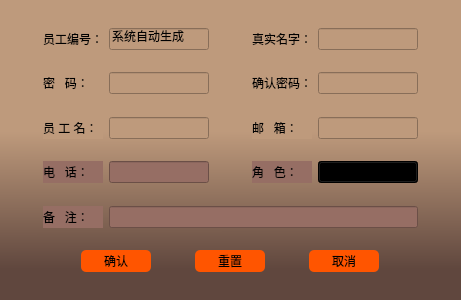
<?xml version="1.0" encoding="UTF-8"?>
<ui version="4.0">
 <class>add_staff</class>
 <widget class="QWidget" name="add_staff">
  <property name="geometry">
   <rect>
    <x>0</x>
    <y>0</y>
    <width>461</width>
    <height>300</height>
   </rect>
  </property>
  <property name="windowTitle">
   <string>Form</string>
  </property>
  <property name="windowIcon">
   <iconset>
    <normalon>:/qt 图标/新增.jpg</normalon>
   </iconset>
  </property>
  <property name="styleSheet">
   <string notr="true">font: 75 12pt &quot;楷体&quot;;
background-color: qlineargradient(spread:pad, x1:0.500273, y1:0.438, x2:0.500727, y2:0.909, stop:0 rgba(190, 154, 124, 255), stop:0.971591 rgba(96, 71, 62, 255));
color:rgb(0, 0, 0)</string>
  </property>
  <layout class="QGridLayout" name="gridLayout">
   <item row="8" column="1">
    <widget class="QLabel" name="label">
     <property name="styleSheet">
      <string notr="true">background-color:rgb(150, 110, 100, 255);</string>
     </property>
     <property name="text">
      <string>电   话：</string>
     </property>
    </widget>
   </item>
   <item row="13" column="2">
    <spacer name="verticalSpacer_5">
     <property name="orientation">
      <enum>Qt::Vertical</enum>
     </property>
     <property name="sizeHint" stdset="0">
      <size>
       <width>20</width>
       <height>40</height>
      </size>
     </property>
    </spacer>
   </item>
   <item row="0" column="2">
    <spacer name="verticalSpacer_4">
     <property name="orientation">
      <enum>Qt::Vertical</enum>
     </property>
     <property name="sizeHint" stdset="0">
      <size>
       <width>20</width>
       <height>40</height>
      </size>
     </property>
    </spacer>
   </item>
   <item row="3" column="2">
    <spacer name="verticalSpacer_3">
     <property name="orientation">
      <enum>Qt::Vertical</enum>
     </property>
     <property name="sizeHint" stdset="0">
      <size>
       <width>20</width>
       <height>40</height>
      </size>
     </property>
    </spacer>
   </item>
   <item row="1" column="0">
    <spacer name="horizontalSpacer_2">
     <property name="orientation">
      <enum>Qt::Horizontal</enum>
     </property>
     <property name="sizeHint" stdset="0">
      <size>
       <width>40</width>
       <height>20</height>
      </size>
     </property>
    </spacer>
   </item>
   <item row="4" column="1">
    <widget class="QLabel" name="label_6">
     <property name="styleSheet">
      <string notr="true">background-color:rgb(190, 154, 124, 255);</string>
     </property>
     <property name="text">
      <string>密   码：</string>
     </property>
    </widget>
   </item>
   <item row="4" column="4">
    <widget class="QLabel" name="label_7">
     <property name="styleSheet">
      <string notr="true">background-color:rgb(190, 154, 124, 255);</string>
     </property>
     <property name="text">
      <string>确认密码：</string>
     </property>
    </widget>
   </item>
   <item row="1" column="1">
    <widget class="QLabel" name="label_8">
     <property name="styleSheet">
      <string notr="true">background-color:rgb(190, 154, 124, 255);</string>
     </property>
     <property name="text">
      <string>员工编号：</string>
     </property>
    </widget>
   </item>
   <item row="1" column="4">
    <widget class="QLabel" name="label_9">
     <property name="styleSheet">
      <string notr="true">background-color:rgb(190, 154, 124, 255);</string>
     </property>
     <property name="text">
      <string>真实名字：</string>
     </property>
    </widget>
   </item>
   <item row="1" column="6">
    <spacer name="horizontalSpacer_3">
     <property name="orientation">
      <enum>Qt::Horizontal</enum>
     </property>
     <property name="sizeHint" stdset="0">
      <size>
       <width>40</width>
       <height>20</height>
      </size>
     </property>
    </spacer>
   </item>
   <item row="8" column="4">
    <widget class="QLabel" name="label_3">
     <property name="styleSheet">
      <string notr="true">background-color:rgb(150, 110, 100, 255);</string>
     </property>
     <property name="text">
      <string>角   色：</string>
     </property>
    </widget>
   </item>
   <item row="6" column="4">
    <widget class="QLabel" name="label_4">
     <property name="styleSheet">
      <string notr="true">background-color:rgb(190, 154, 124, 255);</string>
     </property>
     <property name="text">
      <string>邮   箱：</string>
     </property>
    </widget>
   </item>
   <item row="8" column="5">
    <widget class="QComboBox" name="comboBox">
     <item>
      <property name="text">
       <string>员工</string>
      </property>
     </item>
     <item>
      <property name="text">
       <string>主管</string>
      </property>
     </item>
    </widget>
   </item>
   <item row="1" column="3">
    <spacer name="horizontalSpacer">
     <property name="orientation">
      <enum>Qt::Horizontal</enum>
     </property>
     <property name="sizeHint" stdset="0">
      <size>
       <width>40</width>
       <height>20</height>
      </size>
     </property>
    </spacer>
   </item>
   <item row="12" column="1">
    <widget class="QLabel" name="label_2">
     <property name="styleSheet">
      <string notr="true">background-color:rgb(150, 110, 100, 255);</string>
     </property>
     <property name="text">
      <string>备   注：</string>
     </property>
    </widget>
   </item>
   <item row="6" column="1">
    <widget class="QLabel" name="label_5">
     <property name="styleSheet">
      <string notr="true">background-color:rgb(190, 154, 124, 255);</string>
     </property>
     <property name="text">
      <string>员 工 名：</string>
     </property>
    </widget>
   </item>
   <item row="18" column="2">
    <spacer name="verticalSpacer_6">
     <property name="orientation">
      <enum>Qt::Vertical</enum>
     </property>
     <property name="sizeHint" stdset="0">
      <size>
       <width>20</width>
       <height>40</height>
      </size>
     </property>
    </spacer>
   </item>
   <item row="14" column="1" colspan="5">
    <layout class="QHBoxLayout" name="horizontalLayout">
     <item>
      <widget class="QPushButton" name="pushButton_2">
       <property name="maximumSize">
        <size>
         <width>70</width>
         <height>25</height>
        </size>
       </property>
       <property name="styleSheet">
        <string notr="true">
QPushButton{  
color: rgb(0, 0, 0);
font: 75 12pt &quot;微软雅黑&quot;;
border-style:solid;  
background-color:rgb(255, 85, 0);
border-radius:5px;padding:2px 4px;/*border-radius控制圆角大小*/  
}  
QPushButton:hover{  /*鼠标放上后*/  
color: rgb(0, 0, 0);
min-height:20;  
border-style:solid;  
border-top-left-radius:2px;  
border-top-right-radius:2px;  
background-color:rgb(190, 154, 124, 255);
border:1px;  
border-radius:5px;padding:2px 4px;  
}  
QPushButton:pressed{ /*按下按钮后*/  
color:rgb(255, 255, 255);  
min-height:20;  
border-style:solid;  
border-top-left-radius:2px;  
border-top-right-radius:2px;  
background: qlineargradient(x1: 0, y1: 0, x2: 0, y2: 1, stop:0 rgb(226,236,241),   
                            stop: 0.3 rgb(190,190,190),  
                              stop: 1 rgb(160,160,160));  
border:1px;  
border-radius:5px;padding:2px 4px;  
}  
QPushButton:checked{    /*选中后*/  
color:rgb(255, 255, 255);  
min-height:20;  
border-style:solid;  
border-top-left-radius:2px;  
border-top-right-radius:2px;  
background: qlineargradient(x1: 0, y1: 0, x2: 0, y2: 1, stop:0 rgb(226,236,241),   
                            stop: 0.3 rgb(190,190,190),  
                              stop: 1 rgb(160,160,160));  
border:1px;  
border-radius:5px;padding:2px 4px;  
}  </string>
       </property>
       <property name="text">
        <string>确认</string>
       </property>
      </widget>
     </item>
     <item>
      <widget class="QPushButton" name="pushButton">
       <property name="maximumSize">
        <size>
         <width>70</width>
         <height>25</height>
        </size>
       </property>
       <property name="styleSheet">
        <string notr="true">
QPushButton{  
color: rgb(0, 0, 0);
font: 75 12pt &quot;微软雅黑&quot;;
border-style:solid;  
background-color:rgb(255, 85, 0);
border-radius:5px;padding:2px 4px;/*border-radius控制圆角大小*/  
}  
QPushButton:hover{  /*鼠标放上后*/  
color: rgb(0, 0, 0);
min-height:20;  
border-style:solid;  
border-top-left-radius:2px;  
border-top-right-radius:2px;  
background-color:rgb(190, 154, 124, 255);
border:1px;  
border-radius:5px;padding:2px 4px;  
}  
QPushButton:pressed{ /*按下按钮后*/  
color:rgb(255, 255, 255);  
min-height:20;  
border-style:solid;  
border-top-left-radius:2px;  
border-top-right-radius:2px;  
background: qlineargradient(x1: 0, y1: 0, x2: 0, y2: 1, stop:0 rgb(226,236,241),   
                            stop: 0.3 rgb(190,190,190),  
                              stop: 1 rgb(160,160,160));  
border:1px;  
border-radius:5px;padding:2px 4px;  
}  
QPushButton:checked{    /*选中后*/  
color:rgb(255, 255, 255);  
min-height:20;  
border-style:solid;  
border-top-left-radius:2px;  
border-top-right-radius:2px;  
background: qlineargradient(x1: 0, y1: 0, x2: 0, y2: 1, stop:0 rgb(226,236,241),   
                            stop: 0.3 rgb(190,190,190),  
                              stop: 1 rgb(160,160,160));  
border:1px;  
border-radius:5px;padding:2px 4px;  
}  </string>
       </property>
       <property name="text">
        <string>重置</string>
       </property>
      </widget>
     </item>
     <item>
      <widget class="QPushButton" name="pushButton_3">
       <property name="maximumSize">
        <size>
         <width>70</width>
         <height>25</height>
        </size>
       </property>
       <property name="styleSheet">
        <string notr="true">
QPushButton{  
color: rgb(0, 0, 0);
font: 75 12pt &quot;微软雅黑&quot;;
border-style:solid;  
background-color:rgb(255, 85, 0);
border-radius:5px;padding:2px 4px;/*border-radius控制圆角大小*/  
}  
QPushButton:hover{  /*鼠标放上后*/  
color: rgb(0, 0, 0);
min-height:20;  
border-style:solid;  
border-top-left-radius:2px;  
border-top-right-radius:2px;  
background-color:rgb(190, 154, 124, 255);
border:1px;  
border-radius:5px;padding:2px 4px;  
}  
QPushButton:pressed{ /*按下按钮后*/  
color:rgb(255, 255, 255);  
min-height:20;  
border-style:solid;  
border-top-left-radius:2px;  
border-top-right-radius:2px;  
background: qlineargradient(x1: 0, y1: 0, x2: 0, y2: 1, stop:0 rgb(226,236,241),   
                            stop: 0.3 rgb(190,190,190),  
                              stop: 1 rgb(160,160,160));  
border:1px;  
border-radius:5px;padding:2px 4px;  
}  
QPushButton:checked{    /*选中后*/  
color:rgb(255, 255, 255);  
min-height:20;  
border-style:solid;  
border-top-left-radius:2px;  
border-top-right-radius:2px;  
background: qlineargradient(x1: 0, y1: 0, x2: 0, y2: 1, stop:0 rgb(226,236,241),   
                            stop: 0.3 rgb(190,190,190),  
                              stop: 1 rgb(160,160,160));  
border:1px;  
border-radius:5px;padding:2px 4px;  
}  </string>
       </property>
       <property name="text">
        <string>取消</string>
       </property>
      </widget>
     </item>
    </layout>
   </item>
   <item row="11" column="2">
    <spacer name="verticalSpacer_7">
     <property name="orientation">
      <enum>Qt::Vertical</enum>
     </property>
     <property name="sizeHint" stdset="0">
      <size>
       <width>20</width>
       <height>40</height>
      </size>
     </property>
    </spacer>
   </item>
   <item row="7" column="2">
    <spacer name="verticalSpacer">
     <property name="orientation">
      <enum>Qt::Vertical</enum>
     </property>
     <property name="sizeHint" stdset="0">
      <size>
       <width>20</width>
       <height>40</height>
      </size>
     </property>
    </spacer>
   </item>
   <item row="5" column="2">
    <spacer name="verticalSpacer_2">
     <property name="orientation">
      <enum>Qt::Vertical</enum>
     </property>
     <property name="sizeHint" stdset="0">
      <size>
       <width>20</width>
       <height>40</height>
      </size>
     </property>
    </spacer>
   </item>
   <item row="1" column="2">
    <widget class="QLineEdit" name="lineEdit">
     <property name="cursor">
      <cursorShape>ForbiddenCursor</cursorShape>
     </property>
     <property name="focusPolicy">
      <enum>Qt::NoFocus</enum>
     </property>
     <property name="styleSheet">
      <string notr="true">background-color:rgb(190, 154, 124, 255);</string>
     </property>
     <property name="text">
      <string>系统自动生成</string>
     </property>
    </widget>
   </item>
   <item row="1" column="5">
    <widget class="QLineEdit" name="lineEdit_2">
     <property name="styleSheet">
      <string notr="true">background-color:rgb(190, 154, 124, 255);</string>
     </property>
    </widget>
   </item>
   <item row="4" column="2">
    <widget class="QLineEdit" name="lineEdit_3">
     <property name="styleSheet">
      <string notr="true">background-color:rgb(190, 154, 124, 255);</string>
     </property>
     <property name="echoMode">
      <enum>QLineEdit::PasswordEchoOnEdit</enum>
     </property>
    </widget>
   </item>
   <item row="6" column="2">
    <widget class="QLineEdit" name="lineEdit_5">
     <property name="styleSheet">
      <string notr="true">background-color:rgb(190, 154, 124, 255);</string>
     </property>
    </widget>
   </item>
   <item row="6" column="5">
    <widget class="QLineEdit" name="lineEdit_6">
     <property name="styleSheet">
      <string notr="true">background-color:rgb(190, 154, 124, 255);</string>
     </property>
    </widget>
   </item>
   <item row="4" column="5">
    <widget class="QLineEdit" name="lineEdit_4">
     <property name="styleSheet">
      <string notr="true">background-color:rgb(190, 154, 124, 255);</string>
     </property>
     <property name="echoMode">
      <enum>QLineEdit::PasswordEchoOnEdit</enum>
     </property>
    </widget>
   </item>
   <item row="8" column="2">
    <widget class="QLineEdit" name="lineEdit_7">
     <property name="styleSheet">
      <string notr="true">background-color:rgb(150, 110, 100, 255);</string>
     </property>
    </widget>
   </item>
   <item row="12" column="2" colspan="4">
    <widget class="QLineEdit" name="lineEdit_8">
     <property name="styleSheet">
      <string notr="true">background-color:rgb(150, 110, 100, 255);</string>
     </property>
    </widget>
   </item>
  </layout>
 </widget>
 <resources/>
 <connections/>
</ui>
